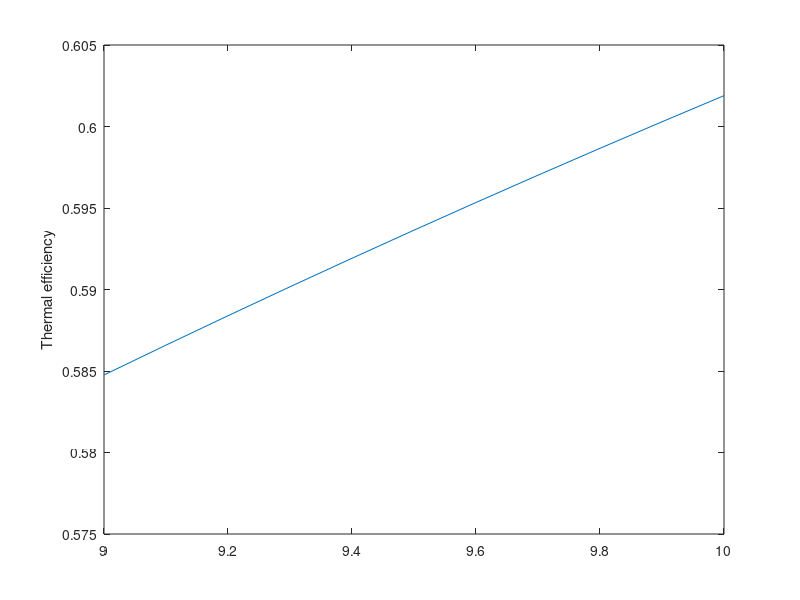

Source code (MATLAB): (Note: this script raises an error after producing the figure.)
%%
clear all
i = 1 
figure
for rc = 9:.1:10
    
    % Initial Conditions
    p(1,i) = 101325;%pa
    %p(1,i) = p(1)*1000; %pa
    T(1,i) = 300; %k
    %(1,i) = 300; %k
    gamma = 1.4;
    R = 287; %j/kg, gas constant
    %rc = 9; % compression ration
    Qlhv = 42.7e6; %j/kg
    Cp = R*gamma/(gamma-1); 
    f = 14.7; % air to fuel ratio

    % State 1
    rho(1, i) = p(1, i)/(R*T(1, i)); 

    % State 2
    rho(2, i) = rho(1, i) * rc;
    p(2, i) = p(1, i)* (rho(2, i)/rho(1, i))^gamma;
    T(2, i) = p(2, i)/(rho(2, i)* R);

    % State 3
    T(3, i) = T(2, i) + .8*Qlhv/(Cp* f); %.8 is thermal efficeny of combustionn
    rho(3, i) = rho(2, i);
    p(3, i) = rho(3, i) * R* T(3,i);

    % State 4
    rho(4, i) = rho(1, i);
    p(4, i) = p(3, i)* (rho(4, i)/rho(3, i))^ (gamma); %this is an estimate, could use refprop to find actual
    T(4, i) = p(4, i)/(rho(4, i) * R);
    j = 1;
    for D = .0015 : .000050 : .0018
        % Work
        %m^3
        C = 6; % initial guess
        Cv = Cp-R;
        Ws(i, j) = Cv*((T(3, i)-T(2, i)) - (T(4, i)-T(1, i)));
        Ma(i, j) = (D/C)*(rc/(rc-1)) * rho(1, i);
        Wc(i, j) = Ws(i, j)*Ma(i, j);
        Wt(i, j) = Wc(i, j) * C; %total work

        %Power
        N = 5000; % RPM, Max
        Power(i, j) = Wt(i, j) * N/120;
        P_rate(i, j) = .8 * Power(i, j); 
        P_specific(i, j) = Ws(i, j) * N/120;
        P_cylinder(i, j) = P_specific(i, j) * Ma(i, j);
        P_total(i, j) = P_cylinder(i, j) * C;
        P_hp(i, j) = P_total(i, j)/745.699872;
        % SFC
        SFC(i, j) = (C * Ma(i, j)/f)/(Wt(i, j)); %kg/kj
        SFC_Converted(i, j) = SFC(i,j) * 3.6e9; %g/Kw-hr

        %S(1, i)= refpropm('S','D',rho(1,i), 'P',p(1, i)/1e3, 'air.ppf');
        %S(2, i)= refpropm('S','D',rho(2, i), 'P',p(2, i)/1e3, 'air.ppf');
        %S(3, i)= refpropm('S','D',rho(3, i), 'P',p(3, i)/1e3, 'air.ppf');
        %S(4, i)= refpropm('S','D',rho(4, i), 'P',p(4, i)/1e3, 'air.ppf');
        j = j+ 1;
    end
    %plot(P_hp(i,:),.0015 : .000050 : .0018 )
    otto_eff(i) = 1-(1/rc^(gamma-1))
    o_eff(i) = 1-(T(4,i)-T(1,i))./(T(3,i)-T(2,i))
    i = i + 1; 
    %st = strcat('Displacement =  ' , num2str(.00150 + .00005*(i-1)), ' cc')
    %ht = text(SFC_Converted(1, i ),9.3, st);
    %set(ht, 'Rotation', 85)  
end

%%
figure
plot(9:.1:10, otto_eff)
ylabel("Thermal efficiency")
hold on
yyaxis right
plot(9:.1:10, SFC_Converted(:, 1));
   
%st = strcat('Compression Ratio =  ' , num2str(9 + .1*(i-1)))
%text(.0016,SFC_Converted(i,1)+.25, st);
%plot(SFC_Converted(i,:)
%st = strcat('Compression Ratio =  ' , num2str(9.0))
%text(.0016,SFC_Converted(1,1)+.25, st);
ylabel('Specific Fuel Consumption (g/Kw-hr)')
xlabel('RC')
title('Specific Fuel Consumption and Thermal Efficiency vs Compression Ratio')

rho_1 = p(1,1)/(R*T(1,1))
mass_flow = SFC(1,1)*Power(1,1)*f
vol_eff = 2*mass_flow/(rho_1*.0015*(N/60))

%%

figure
%for i =.0015 : .000050 : .0018
for i = 1 : 7
    plot(P_hp(:,i),9:.1:10);
    hold on
    st = strcat('Displacement =  ' , num2str(.00150 + .00005*(i-1)), ' cc')
    ht = text(P_hp(1, i ),9.3, st);
    set(ht, 'Rotation', 85);
end
xlabel('Horse Power')
ylabel('Compression ratio')
title('Horse Power vs Compression Ratio and Displacement')
%%
figure
hold on
air_flow = Ma * N * C/120
for i = 1 : 7
    plot(air_flow(:,i),9:.1:10);
    st = strcat('Displacement =  ' , num2str(.00150 + .00005*(i-1)), ' cc');
    ht = text(air_flow(1, i ),9.3, st);
    set(ht, 'Rotation', 95);
end
xlabel('Air flow (kg/s)')
ylabel('Compression ratio')
title('Airflow vs Compression Ratio and Displacement')
xlim([.080, .1])

%plot(9:.1:10, P_hp)

%%
% Calculates non-linear S between states 2 and 3 
i = 2;
Tn =  T(2) + 10;
p_n(1) = Tn * R * rho(2)
S_n(1)= refpropm('S','D',rho(2), 'P',p_n(1)/1e3, 'air.ppf');
H_n(1)= refpropm('H','D',rho(2), 'P',p_n(1)/1e3, 'air.ppf');
for Tn  = Tn: 5 : T(3)
    T_n(i) = Tn;
    p_n(i) =   Tn * R * rho(2);
    S_n(i)= refpropm('S','D',rho(2), 'P',p_n(i)/1e3, 'air.ppf');
    H_n(i)= refpropm('H','D',rho(2), 'P',p_n(i)/1e3, 'air.ppf');
    i = i + 1; 
end
T_n(1) = T(2)
S_n(1) = S(2)

% Calculate non-linear S between 1 and 4
i = 2;
rho14 = rho(1)
T14 =  T(1) + 10;
p_14(1) = T14 * R * rho14
S_14(1)= refpropm('S','D',rho14, 'P',p_14(1)/1e3, 'air.ppf');
H_14(1)= refpropm('H','D',rho14, 'P',p_14(1)/1e3, 'air.ppf');
for T14  = T14: 5 : T(4)
    T_14(i) = T14;
    p_14(i) = T14 * R * rho14;
    S_14(i)= refpropm('S','D',rho14, 'P',p_14(i)/1e3, 'air.ppf');
    H_14(i)= refpropm('H','D',rho14, 'P',p_14(i)/1e3, 'air.ppf');
    i = i + 1; 
end
T_14(1) = T(1)
S_14(1) = S(1)

H(1)= refpropm('H','D',rho(1), 'P',p(1)/1e3, 'air.ppf');
H(2)= refpropm('H','D',rho(2), 'P',p(2)/1e3, 'air.ppf');
H(3)= refpropm('H','D',rho(3), 'P',p(3)/1e3, 'air.ppf');
H(4)= refpropm('H','D',rho(4), 'P',p(4)/1e3, 'air.ppf')

p_m = p/1e6

scatter(S,T, 'MarkerEdgeColor','red')
hold on
scatter(S_n,T_n,'MarkerEdgeColor','red')
hold on
scatter(S_14,T_14, 'MarkerEdgeColor','red')
title('Ideal Otto Cycle TS Diagram')
xlabel('Entropy (kJ/kG-K)')
ylabel('Temperature (K)')